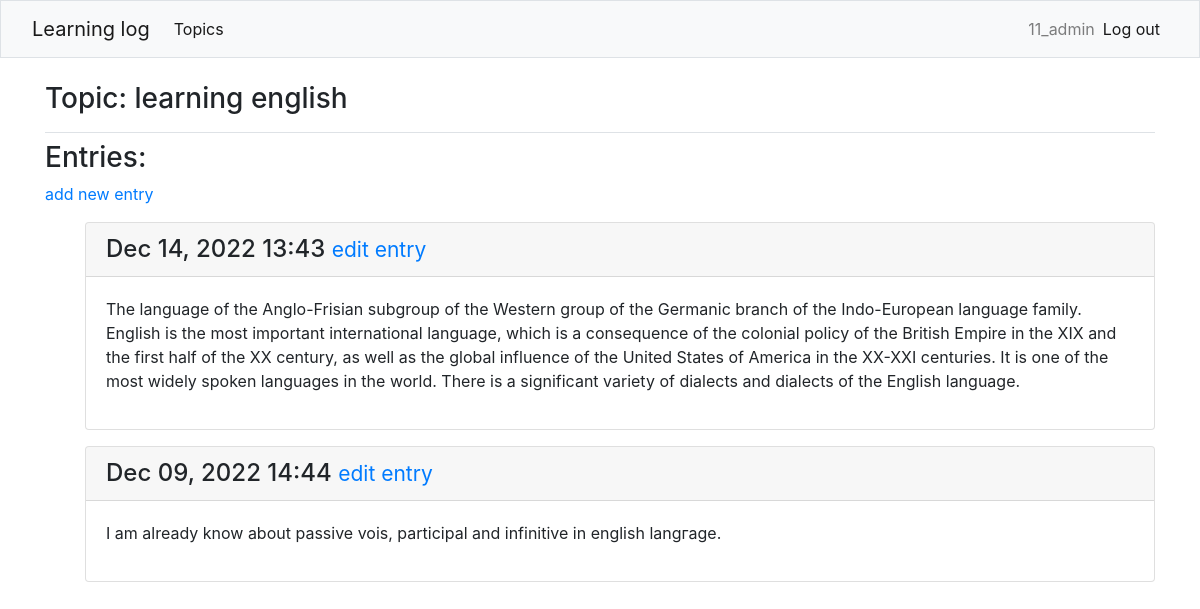
The page /topics/2/ (signed in) on the database its author committed.
### learning_logs/models.py (models this page shows, shortened)
class Topic(models.Model):
    text = models.CharField(max_length=200)
    date_added = models.DateTimeField(auto_now_add=True)
    owner = models.ForeignKey(User, on_delete=models.CASCADE)
    class Meta:
        ordering = ['text', 'date_added']
    def __str__(self):
        return self.text

class Entry(models.Model):
    topic = models.ForeignKey(Topic, on_delete=models.CASCADE)
    text = models.TextField()
    date_added = models.DateTimeField(auto_now_add=True)
    class Meta:
        verbose_name_plural = 'entreis'
        ordering = ['text', 'date_added']

### learning_logs/views.py (the view)
# urls.py: path('topics/<int:topic_id>/', views.topic, name = 'topic'),
@login_required
def topic(request, topic_id):
    topic = Topic.objects.get(id=topic_id)
    check_owner_topic(request, topic)
    entries = topic.entry_set.order_by('-date_added')
    content = {'topic': topic, 'entries': entries}
    return render(request, 'learning_logs/topic.html', content)

### learning_logs/views.py (called while the page is built)
def check_owner_topic(request, topic):
    if topic.owner != request.user:
        raise Http404

### learning_logs/templates/learning_logs/topic.html
    {% extends "learning_logs/base.html" %}
    {% block page_header %}
      <h3>Topic: {{ topic }}</h3>
    {% endblock page_header %}
    {% block content %}
			<h3>Entries:</h3>
      <p><a href="{% url 'learning_logs:new_entry' topic.id %}">add new entry</a> </p>
      <ul>
        {% for entry in entries %}
	        <div class="card mb-3">
		        <h4 class="card-header">
			        {{ entry.date_added|date:'M d, Y H:i' }}
			        <small><a href="{% url 'learning_logs:edit_entry' entry.id %}">edit entry</a>
			        </small>
		        </h4>
		        <div class="card-body">
			        {{ entry.text|linebreaks }}
		        </div>
	        </div>
	      {% empty %}
	      <p>There are no entries yet</p>
        {% endfor %}
      </ul>
    {% endblock content %}

### learning_logs/templates/learning_logs/base.html (shortened to what this page needs)
{% load bootstrap4 %}
<!DOCTYPE html>
<html lang="en">
    <head>
        {% bootstrap_css %}
    </head>
    <body>
<nav class="navbar navbar-expand-lg bg-light navbar-light mb-4 border">
  <div class="container-fluid">
    <a class="navbar-brand" href="{% url 'learning_logs:index' %}">Learning log</a>
    <div class="collapse navbar-collapse" id="navbarNav">
      <ul class="navbar-nav mr-auto">
        <li class="nav-item">
          <a class="nav-link active" aria-current="page" href="{% url 'learning_logs:topics' %}">Topics</a>
        </li>
      </ul>
      <ul class="navbar-nav ml-auto">
        {% if user.is_authenticated %}
          <li class="nav-item">
            <span class="navbar-text">{{ user.username }}</span>
          </li>
          <li class="nav-item">
            <a class="nav-link active" aria-current="page" href="{% url 'users:logout' %}">Log out</a>
          </li>
        {% endif %}
      </ul>
    </div>
  </div>
</nav>
  <main role="main" class="container">
    <div class="pb-2 mb-2 border-bottom">
      {% block page_header %} {% endblock page_header %}
    </div>
    <div>
      {% block content %} {% endblock content %}
    </div>
  </main>
   </body>
  </html>

### rows shown on the page
Topic: text "learning english"
Entry: date_added "Dec 14, 2022 13:43", text "The language of the Anglo-Frisian subgroup of the Western group of the Germanic branch of the Indo-European language family. English is the most important international language, which is a consequence of the colonial policy of the British Empire in the XIX and the first half of the XX century, as well as the global influence of the United States of America in the XX-XXI centuries. It is one of the most widely spoken languages in the world. There is a significant variety of dialects and dialects of the English language."
Entry: date_added "Dec 09, 2022 14:44", text "I am already know about passive vois, participal and infinitive in english langгage."

### other values the page prints
{{ user.username }} "11_admin"
